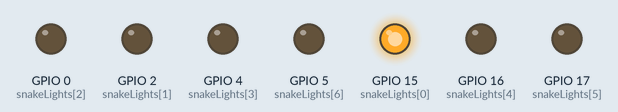
A sketch run on a simulated ESP32. Shown: output pins drawn as LEDs (lit = HIGH). What the sketch prints to the serial monitor is not drawn.

Above: at 0.17 s.
At 0.77 s:
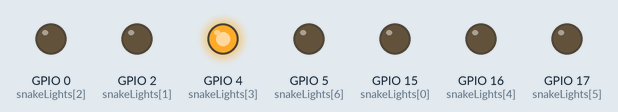
At 1.37 s:
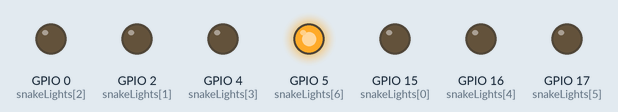
At 2.77 s:
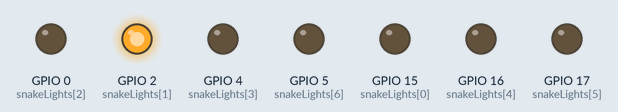
At 3.97 s:
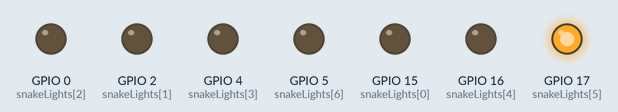
At 5.37 s:
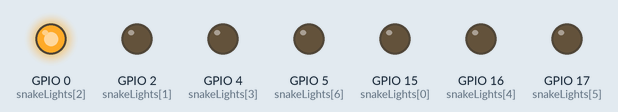
Timing chart, 0 to 5.7 s (numbered marks = the images above):
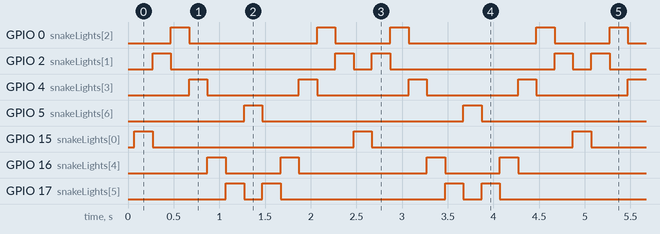

The sketch:

Snake_Lights_esp32.ino
```cpp
int snakeLights[7]={15,2,0,4,16,17,5};
int pos=0;
int diff=1;

void setup() {
  // put your setup code here, to run once:
  Serial.begin(115200);
  Serial.println("Snake Lights on ESP32!");
  for(int i=0;i<7;i++){
    pinMode(snakeLights[i],OUTPUT);
    delay(10);
  }
}

void loop() {
  // put your main code here, to run repeatedly:
  for(int i=0;i<7;i++){
    if(i==pos){
      digitalWrite(snakeLights[i],HIGH);
      delay(200);
      digitalWrite(snakeLights[i],LOW);
    }
    pos+=diff;
    if(pos>=6 || pos<=0){
      diff*=-1;
    }
  }
}
```

Measured:
- by itself, GPIO 0 (snakeLights[2]): repeats every 2.4 s: LOW 1.4 s, HIGH 0.20 s, LOW 0.60 s, HIGH 0.20 s
- by itself, GPIO 2 (snakeLights[1]): repeats every 2.4 s: LOW 1.8 s, HIGH 0.20 s, LOW 0.20 s, HIGH 0.20 s
- by itself, GPIO 4 (snakeLights[3]): alternates HIGH for 0.20 s and LOW for 1.0 s
- by itself, GPIO 5 (snakeLights[6]), GPIO 15 (snakeLights[0]): alternates HIGH for 0.20 s and LOW for 2.2 s
- by itself, GPIO 16 (snakeLights[4]): repeats every 2.4 s: LOW 0.60 s, HIGH 0.20 s, LOW 1.4 s, HIGH 0.20 s
- by itself, GPIO 17 (snakeLights[5]): repeats every 2.4 s: LOW 0.20 s, HIGH 0.20 s, LOW 1.8 s, HIGH 0.20 s
